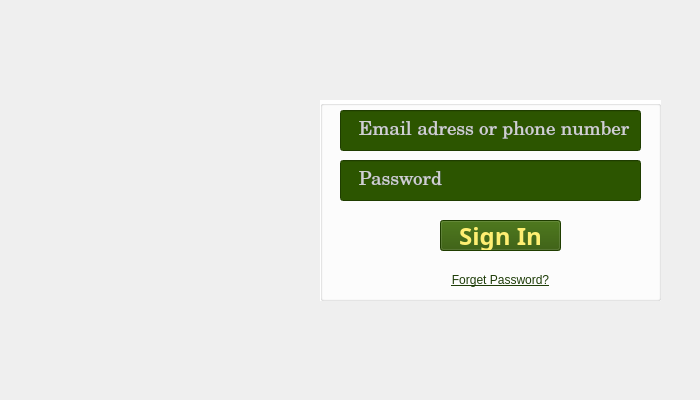
<?xml version="1.0" encoding="UTF-8"?>
<ui version="4.0">
 <class>MainWindow</class>
 <widget class="QMainWindow" name="MainWindow">
  <property name="geometry">
   <rect>
    <x>0</x>
    <y>0</y>
    <width>700</width>
    <height>400</height>
   </rect>
  </property>
  <property name="minimumSize">
   <size>
    <width>700</width>
    <height>400</height>
   </size>
  </property>
  <property name="maximumSize">
   <size>
    <width>700</width>
    <height>400</height>
   </size>
  </property>
  <property name="windowTitle">
   <string>MainWindow</string>
  </property>
  <widget class="QWidget" name="centralwidget">
   <widget class="QLabel" name="label">
    <property name="geometry">
     <rect>
      <x>0</x>
      <y>0</y>
      <width>701</width>
      <height>401</height>
     </rect>
    </property>
    <property name="text">
     <string/>
    </property>
    <property name="pixmap">
     <pixmap>../image/SignIn.png</pixmap>
    </property>
    <property name="scaledContents">
     <bool>true</bool>
    </property>
   </widget>
   <widget class="QGroupBox" name="groupBox">
    <property name="geometry">
     <rect>
      <x>320</x>
      <y>100</y>
      <width>341</width>
      <height>201</height>
     </rect>
    </property>
    <property name="styleSheet">
     <string notr="true">background-color: rgb(255, 255, 255);
border-color: rgb(255, 255, 255);

</string>
    </property>
    <property name="title">
     <string/>
    </property>
    <widget class="QLineEdit" name="lineEditEmail">
     <property name="geometry">
      <rect>
       <x>20</x>
       <y>10</y>
       <width>301</width>
       <height>41</height>
      </rect>
     </property>
     <property name="font">
      <font>
       <family>Century Schoolbook</family>
       <pointsize>14</pointsize>
       <weight>50</weight>
       <italic>false</italic>
       <bold>false</bold>
      </font>
     </property>
     <property name="styleSheet">
      <string notr="true">background-color: rgb(44, 85, 0);
font: 14pt &quot;Century Schoolbook&quot;;
color: rgb(208, 208, 208);
</string>
     </property>
     <property name="text">
      <string>   Email adress or phone number</string>
     </property>
    </widget>
    <widget class="QLineEdit" name="lineEditPassword">
     <property name="geometry">
      <rect>
       <x>20</x>
       <y>60</y>
       <width>301</width>
       <height>41</height>
      </rect>
     </property>
     <property name="font">
      <font>
       <family>Century Schoolbook</family>
       <pointsize>14</pointsize>
       <weight>50</weight>
       <italic>false</italic>
       <bold>false</bold>
      </font>
     </property>
     <property name="styleSheet">
      <string notr="true">background-color: rgb(44, 85, 0);
font: 14pt &quot;Century Schoolbook&quot;;
color: rgb(208, 208, 208);</string>
     </property>
     <property name="text">
      <string>   Password</string>
     </property>
    </widget>
    <widget class="QPushButton" name="pushButtonSignIn">
     <property name="geometry">
      <rect>
       <x>120</x>
       <y>120</y>
       <width>121</width>
       <height>31</height>
      </rect>
     </property>
     <property name="font">
      <font>
       <family>Cascadia Code Light</family>
       <pointsize>18</pointsize>
       <weight>75</weight>
       <italic>false</italic>
       <bold>true</bold>
      </font>
     </property>
     <property name="styleSheet">
      <string notr="true">background-color: rgb(44, 85, 0);
color: rgb(255, 239, 114);</string>
     </property>
     <property name="text">
      <string>Sign In</string>
     </property>
    </widget>
    <widget class="QPushButton" name="pushButtonForgetPass">
     <property name="geometry">
      <rect>
       <x>120</x>
       <y>170</y>
       <width>121</width>
       <height>20</height>
      </rect>
     </property>
     <property name="cursor">
      <cursorShape>PointingHandCursor</cursorShape>
     </property>
     <property name="styleSheet">
      <string notr="true">
QPushButton {
    background-color: transparent;
    border: none;                
    color: #1e3d08;                
    text-decoration: underline;   
}
QPushButton:hover {
    color: red;                
}</string>
     </property>
     <property name="text">
      <string>Forget Password?</string>
     </property>
    </widget>
   </widget>
  </widget>
 </widget>
 <resources/>
 <connections/>
</ui>
